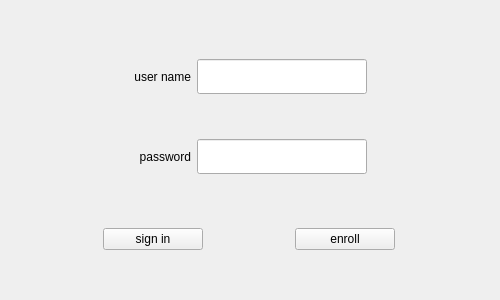
<?xml version="1.0" encoding="UTF-8"?>
<ui version="4.0">
 <class>Login</class>
 <widget class="QWidget" name="Login">
  <property name="geometry">
   <rect>
    <x>0</x>
    <y>0</y>
    <width>500</width>
    <height>300</height>
   </rect>
  </property>
  <property name="maximumSize">
   <size>
    <width>500</width>
    <height>300</height>
   </size>
  </property>
  <property name="windowTitle">
   <string>Form</string>
  </property>
  <property name="autoFillBackground">
   <bool>false</bool>
  </property>
  <layout class="QVBoxLayout" name="verticalLayout">
   <item>
    <spacer name="verticalSpacer">
     <property name="orientation">
      <enum>Qt::Vertical</enum>
     </property>
     <property name="sizeHint" stdset="0">
      <size>
       <width>20</width>
       <height>40</height>
      </size>
     </property>
    </spacer>
   </item>
   <item>
    <widget class="QWidget" name="widget" native="true">
     <layout class="QGridLayout" name="gridLayout_2">
      <item row="2" column="2">
       <widget class="QLineEdit" name="passwordEdit">
        <property name="sizePolicy">
         <sizepolicy hsizetype="Fixed" vsizetype="Fixed">
          <horstretch>0</horstretch>
          <verstretch>0</verstretch>
         </sizepolicy>
        </property>
        <property name="minimumSize">
         <size>
          <width>170</width>
          <height>35</height>
         </size>
        </property>
        <property name="maximumSize">
         <size>
          <width>200</width>
          <height>50</height>
         </size>
        </property>
        <property name="text">
         <string/>
        </property>
        <property name="echoMode">
         <enum>QLineEdit::Password</enum>
        </property>
        <property name="dragEnabled">
         <bool>false</bool>
        </property>
       </widget>
      </item>
      <item row="0" column="3">
       <spacer name="horizontalSpacer_2">
        <property name="orientation">
         <enum>Qt::Horizontal</enum>
        </property>
        <property name="sizeHint" stdset="0">
         <size>
          <width>40</width>
          <height>20</height>
         </size>
        </property>
       </spacer>
      </item>
      <item row="0" column="0">
       <spacer name="horizontalSpacer">
        <property name="orientation">
         <enum>Qt::Horizontal</enum>
        </property>
        <property name="sizeHint" stdset="0">
         <size>
          <width>40</width>
          <height>20</height>
         </size>
        </property>
       </spacer>
      </item>
      <item row="0" column="2">
       <widget class="QLineEdit" name="userNameEdit">
        <property name="sizePolicy">
         <sizepolicy hsizetype="Fixed" vsizetype="Fixed">
          <horstretch>0</horstretch>
          <verstretch>0</verstretch>
         </sizepolicy>
        </property>
        <property name="minimumSize">
         <size>
          <width>170</width>
          <height>35</height>
         </size>
        </property>
        <property name="maximumSize">
         <size>
          <width>200</width>
          <height>50</height>
         </size>
        </property>
        <property name="text">
         <string/>
        </property>
       </widget>
      </item>
      <item row="0" column="1">
       <widget class="QLabel" name="userNameLabel">
        <property name="text">
         <string>user name</string>
        </property>
        <property name="textFormat">
         <enum>Qt::AutoText</enum>
        </property>
        <property name="alignment">
         <set>Qt::AlignRight|Qt::AlignTrailing|Qt::AlignVCenter</set>
        </property>
        <property name="margin">
         <number>2</number>
        </property>
        <property name="indent">
         <number>-1</number>
        </property>
       </widget>
      </item>
      <item row="2" column="1">
       <widget class="QLabel" name="passwordLabel">
        <property name="text">
         <string>password</string>
        </property>
        <property name="alignment">
         <set>Qt::AlignRight|Qt::AlignTrailing|Qt::AlignVCenter</set>
        </property>
        <property name="margin">
         <number>2</number>
        </property>
       </widget>
      </item>
      <item row="1" column="2">
       <spacer name="verticalSpacer_4">
        <property name="orientation">
         <enum>Qt::Vertical</enum>
        </property>
        <property name="sizeHint" stdset="0">
         <size>
          <width>20</width>
          <height>40</height>
         </size>
        </property>
       </spacer>
      </item>
     </layout>
    </widget>
   </item>
   <item>
    <spacer name="verticalSpacer_3">
     <property name="orientation">
      <enum>Qt::Vertical</enum>
     </property>
     <property name="sizeHint" stdset="0">
      <size>
       <width>20</width>
       <height>40</height>
      </size>
     </property>
    </spacer>
   </item>
   <item>
    <widget class="QWidget" name="widget_2" native="true">
     <layout class="QHBoxLayout" name="horizontalLayout">
      <property name="spacing">
       <number>0</number>
      </property>
      <property name="leftMargin">
       <number>0</number>
      </property>
      <property name="topMargin">
       <number>0</number>
      </property>
      <property name="rightMargin">
       <number>0</number>
      </property>
      <property name="bottomMargin">
       <number>0</number>
      </property>
      <item>
       <widget class="QPushButton" name="signinBtn">
        <property name="maximumSize">
         <size>
          <width>100</width>
          <height>35</height>
         </size>
        </property>
        <property name="text">
         <string>sign in</string>
        </property>
       </widget>
      </item>
      <item>
       <widget class="QPushButton" name="enrollBtn">
        <property name="maximumSize">
         <size>
          <width>100</width>
          <height>35</height>
         </size>
        </property>
        <property name="text">
         <string>enroll</string>
        </property>
       </widget>
      </item>
     </layout>
    </widget>
   </item>
   <item>
    <spacer name="verticalSpacer_2">
     <property name="orientation">
      <enum>Qt::Vertical</enum>
     </property>
     <property name="sizeHint" stdset="0">
      <size>
       <width>20</width>
       <height>40</height>
      </size>
     </property>
    </spacer>
   </item>
  </layout>
 </widget>
 <resources/>
 <connections/>
</ui>
